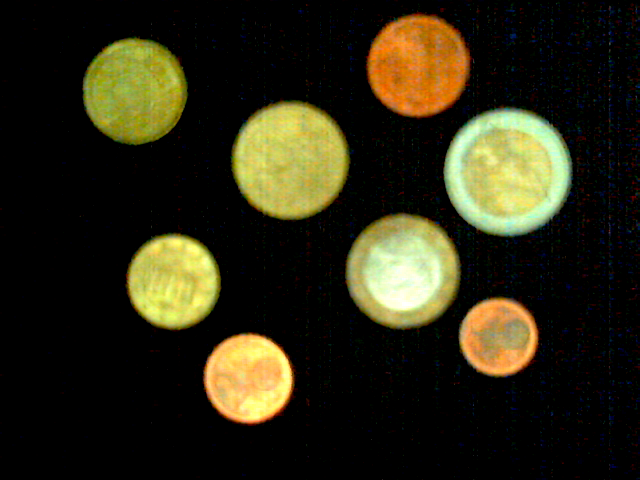
#> input picture inputs/image.png, 640 x 480 px; its folder holds only this picture in this run
$ python muenzaehler.py
#> lines starting #> are read from the running program, lines starting #| are printed output that depends on the picture; after the words box and inside, x2 and y2 are one past the last pixel; in counts of white or black regions, pixels touching at a corner belong together
### imager_reader.py
from skimage import io, color
import numpy as np

def read_image(image_path):
    image = io.imread(image_path)
    return image

### image_preprocessing.py

from skimage import io, color
import numpy as np

matrix = np.array([
        [1, 1, 1, 1, 1],
        [1, 1, 1, 1, 1],
        [1, 1, 1, 1, 1],
        [1, 1, 1, 1, 1],
        [1, 1, 1, 1, 1]
    ])

def preprocess_image(image):
    gray_image = to8BitGrayscale256(image)
    gray_image = matrix_filter(gray_image, matrix)
    return gray_image

def to8BitGrayscale256(img):
    gray_image = color.rgb2gray(img)
    scaled_image = (gray_image * 255).astype(np.uint8)
    return scaled_image

def to1Bit(img, threshold):
    img_array = np.array(img)
    bin_img = np.where(img_array > threshold, 1, 0)
    return bin_img

def matrix_filter(in_image, filter, offset=1, edge='none'):
    if len(filter.shape) != 2:
        print("Filtermatrix muss eine 2D-Matrix sein")
        return False
    if filter.shape[0] != filter.shape[1]:
        print("Filtermatrix muss quadratisch sein")
        return False
    if filter.shape[0] % 2 == 0:
        print("Die Seitenlänge der Filtermatrix muss ungerade sein")
        return False
    if np.sum(filter) == 0:
        print("Filter Summe darf nicht 0 sein.")
        return False

    N, M, = in_image.shape
    s = 1.0/np.sum(filter)

    K = int(len(filter[0])/2)
    L = int(len(filter)/2)

    new_img = np.zeros((int((N-K*2)/offset+1), int((M-K*2)/offset+1)))
    u_start = K
    v_start = L
    v_range_stop = N-L
    u_range_stop = M-K

    if edge == "continue":
        v_start = 0
        u_start = 0
        v_range_stop = N-1
        u_range_stop = M-1

    for v in range(v_start, v_range_stop, offset):
        for u in range(u_start, u_range_stop, offset):
            sum = 0
            for j in range(-L, L+1):
                for i in range(-K, K+1):
                    if edge != 'none' and (v+j < 0 or v+j >= N or u+i < 0 or u+i >= M):
                        tmp_v = v+j
                        tmp_u = u+i
                        if (v+j < 0 or v+j >= N):
                            tmp_v = v
                        if (u+i < 0 or u+i >= M):
                            tmp_u = u
                        p = in_image[tmp_v, tmp_u]
                        if edge == 'min':
                            p = 0
                        if edge == 'max':
                            p = 255
                    else:
                        p = in_image[v+j, u+i]
                    c = filter[j][i]
                    sum = sum + c * p
            q = int(np.round(s*sum))
            #edge
            if edge == 'min':
               q = min
            if edge == 'max':
                q = max
            new_img[int(v/offset)-1,int(u/offset)-1] = q
    return new_img

# [10 lines left out: function binary_to_rgb, not called in this run]

### coin_segmantation.py
from skimage import io
import numpy as np
from PIL import Image
import matplotlib.pyplot as plt
import image_preprocessing as ip
import cv2

def segment_coins(image):
    segmented_coins = sequential_labeling(image)
    return segmented_coins

def sequential_labeling(image):
    H, W = image.shape

    # Pass 1 - Assign Initial Labels
    m = 2
    collisions = set()  # Set to hold label collisions

    for v in range(H):
        for u in range(W):
            if image[v][u] == 1:
                neighbors = get_neighbors(image, v, u)

                if all(n == 0 for n in neighbors):
                    image[v][u] = m
                    m = m + 1
                elif sum(n > 1 for n in neighbors) == 1:
                    neighbor_label = next(n for n in neighbors if n > 1)
                    image[v][u] = neighbor_label
                elif sum(n > 1 for n in neighbors) > 1:
                    neighbor_labels = [n for n in neighbors if n > 1]
                    selected_label = neighbor_labels[0]
                    image[v][u] = selected_label
                    for neighbor_label in neighbor_labels:
                        if neighbor_label != selected_label:
                            collisions.add((neighbor_label, selected_label))
                else:
                    image[v][u] = m
                    m += 1

    # Pass 2 - Resolve Label Collisions
    labels = list(range(2, m))
    sets = [{label} for label in labels]

    for collision in collisions:
        a, b = collision
        set_a = next(s for s in sets if a in s)
        set_b = next(s for s in sets if b in s)

        if set_a != set_b:
            set_a.update(set_b)
            sets.remove(set_b)

    # Pass 3 - Relabel the Image
    for v in range(H):
        for u in range(W):
            label = image[v][u]
            if label > 1:
                label_set = next(s for s in sets if label in s)
                representative = min(label_set)
                image[v][u] = representative

    return image

def get_neighbors(image, v, u):
    H, W = image.shape
    neighbors = []

    for dv in range(-1, 2):
        for du in range(-1, 2):
            if dv == 0 and du == 0:
                continue

            nv = v + dv
            nu = u + du

            if 0 <= nv < H and 0 <= nu < W:
                neighbors.append(image[nv][nu])

    return neighbors

# [37 lines left out: function calculateCircleWidth, not called in this run]

def getRectangleCoordinates(img):
    # x min, x max, y min, y max
    label_rectangles = {}
    H, W = img.shape
    for y in range(H):
        for x in range(W):
            label = img[y,x]
            if label > 0:
                if label not in label_rectangles:
                    label_rectangles[label] = [x, y, x, y]
                else:
                    if x < (label_rectangles[label][0]):
                        label_rectangles[label][0] = x
                    if y < (label_rectangles[label][1]):
                        label_rectangles[label][1] = y
                    if x > (label_rectangles[label][2]):
                        label_rectangles[label][2] = x
                    if y > (label_rectangles[label][3]):
                        label_rectangles[label][3] = y

    res = filter_none_coins(label_rectangles)

    return res

def filter_none_coins(rectangle_dic):
    res = {}
    for key, rectangle in rectangle_dic.items():
        x_min, y_min, x_max, y_max = rectangle
        x_width = x_max - x_min
        y_width = y_max-y_min
        if x_width < 50 or y_width < 50:
            continue
        if (x_width < y_width - 10) or (x_width > y_width + 10):
            continue
        res[key]  = rectangle
    return res

def get_circle_in_rectangles(img, rectangles):
    circles = []
    for lable, rectangle in rectangles.items():
        x_min, y_min, x_max, y_max = rectangle
        pixels =  np.zeros((y_max-y_min+1,x_max-x_min+1,3), dtype=np.uint8)

        radius = min(x_max - x_min, y_max - y_min) // 2

        center_x = (x_min + x_max) // 2
        center_y = (y_min + y_max) // 2

        for i in range(x_min, x_max):
            for j in range(y_min, y_max):
                if (i - center_x)**2 + (j - center_y)**2 <= radius**2:
                    pixels[j-y_min,i-x_min]=img[j, i]

        circles.append(pixels)

    return circles

# [34 lines left out: function detect_circles, not called in this run]

### coin_identifier.py
import coin_segmantation as cs
import numpy as np
import math

coin_widths = {"2€": 129, "1€": 113, "50ct": 118, "20ct": 103, "10ct":95, "5ct": 97, "2ct": 90, "1ct": 80}
coin_colors = {"ct":[171.69511425,94.07738922,18.88473678], "0ct": [147.46649621,128.30391465,13.07608887], "1€": [107.71024465,117.92830445,37.73292559], "2€": [147.0639613,147.41447192,58.01666219]}

def identifyCoins(image, coin_rectangles):
    coins = []

    for key, coin_rec in coin_rectangles.items():
        coin_cutout = cs.get_circle_in_rectangles(image, {key: coin_rec})[0]
        coins.append(identifyCoin(coin_rec, coin_cutout))

    return coins

def identifyCoin(coin_rec, coin_cutout):
    x_min, y_min, x_max, y_max = coin_rec
    width = x_max - x_min

    width_guess,second_width_guess = analyzeWidth(width)
    color_guess = analyzeColor(coin_cutout)

    if width_guess == color_guess:
        return width_guess

    if width_guess in color_guess:
        return width_guess

    if second_width_guess in color_guess:
        return second_width_guess

    return "No Clue ? widthguess = " + str(width_guess) + "," + str(second_width_guess) + "; color_guess = " + str(color_guess)

def analyzeWidth(width):
    return find_closest_width(width)

def find_closest_width(number):
    differences = {}

    for key, value in coin_widths.items():
        diff = abs(number - value)
        differences[key] = diff

    sorted_diff = sorted(differences.items(), key=lambda x: x[1])

    closest_key = sorted_diff[0][0]
    second_closest_key = sorted_diff[1][0]

    return closest_key, second_closest_key

def analyzeColor(coin_cutout):
    # [8 lines of commented-out code are left out]

    red = calculate_average_red(coin_cutout)
    blue = calculate_average_blue(coin_cutout)
    green = calculate_average_green(coin_cutout)

    if abs(red-green) < 30 and blue > 40:
        return ["1€", "2€"]

    if red-green < 35:
        return ["10ct", "20ct", "50ct"]

    return ["1ct", "2ct", "5ct"]

# not used
# [26 lines left out: functions find_closest_color, calculate_color_distance, silverAmount, not called in this run]

# in use
def calculate_average_red(image):
    red_channel = image[:,:,0]  # Extract the red channel
    non_black_pixels = red_channel > 0  # Create a mask for non-black pixels
    red_values = red_channel[non_black_pixels]  # Filter the red values using the mask
    average_red = np.mean(red_values)  # Calculate the average red value
    return average_red

def calculate_average_blue(image):
    red_channel = image[:,:,2]  # Extract the red channel
    non_black_pixels = red_channel > 0  # Create a mask for non-black pixels
    red_values = red_channel[non_black_pixels]  # Filter the red values using the mask
    average_red = np.mean(red_values)  # Calculate the average red value
    return average_red

def calculate_average_green(image):
    red_channel = image[:,:,1]  # Extract the red channel
    non_black_pixels = red_channel > 0  # Create a mask for non-black pixels
    red_values = red_channel[non_black_pixels]  # Filter the red values using the mask
    average_red = np.mean(red_values)  # Calculate the average red value
    return average_red

### muenzaehler.py
import coin_segmantation as cs
import coin_identifier as ci
import image_preprocessing as ip
import imager_reader as ir
import matplotlib.pyplot as plt
import glob
import GUI.gui as gui

def map_coin_to_float(coin):
    if coin == '1ct':
        return 0.01
    elif coin == '2ct':
        return 0.02
    elif coin == '5ct':
        return 0.05
    elif coin == '10ct':
        return 0.10
    elif coin == '20ct':
        return 0.20
    elif coin == '50ct':
        return 0.50
    elif coin == '1€':
        return 1.00
    elif coin == '2€':
        return 2.00
    else:
        return None

def countCoins(coins):
    total = 0.0
    coins_counts = {}
    for coin in coins:
        total += map_coin_to_float(coin)
        if coin in coins_counts:
            coins_counts[coin] = coins_counts[coin] + 1
        else:
            coins_counts[coin] = 1
    return total, coins_counts

def plot_images(images, titles, num_cols=3):
    num_cols = min(3, len(images))
    num_images = len(images)
    num_rows = (num_images + num_cols - 1) // num_cols

    fig, axes = plt.subplots(num_rows, num_cols, figsize=(10, 10))
    fig.tight_layout()

    for i, image in enumerate(images):
        if num_rows > 1:
            ax = axes[i // num_cols, i % num_cols]
        else:
            ax = axes[i % num_cols]
        ax.imshow(image)
        ax.set_title(titles[i])
        ax.axis('off')

    # Remove empty subplots if necessary
    if num_images < num_rows * num_cols:
        for j in range(num_images, num_rows * num_cols):
            if num_rows > 1:
                ax = axes[j // num_cols, j % num_cols]
            else:
                ax = axes[j % num_cols]
            ax.axis('off')
            ax.set_visible(False)

    plt.savefig("GUI/tmp/detected_coins.png")
    plt.close()

def drawRectangles(img, rectanglesCoordinates):
    new_img = img.copy()
    for rectangle in rectanglesCoordinates.values():
        x_min, y_min, x_max, y_max = rectangle
        for y in [y_min, y_max+1]:
            for x in range(x_min, x_max+1):
                new_img[y,x] = [255,0,0]
        for x in [x_min, x_max+1]:
            for y in range(y_min, y_max+1):
                new_img[y,x] = [255,0,0]
    return new_img

def muenzenZaehlen(imgpath):
    original = ir.read_image(imgpath)
    binary_image = ip.to1Bit(ip.preprocess_image(original), 50)
    labeled_image = cs.segment_coins(binary_image)
    rectangles = cs.getRectangleCoordinates(labeled_image)
    image_rects = drawRectangles(original, rectangles)

    # Figure 1
    plt.figure()
    plt.imshow(original)
    plt.axis('off')
    plt.savefig("GUI/tmp/original.png")

    # Figure 2
    plt.figure()
    plt.imshow(labeled_image, cmap='jet')
    plt.axis('off')
    plt.savefig("GUI/tmp/labeled.png")

    # Figure 3
    plt.figure()
    plt.imshow(image_rects, cmap="jet")
    plt.axis('off')
    plt.savefig("GUI/tmp/rect.png")

    coins_found = ci.identifyCoins(original, rectangles)
    plot_images(cs.get_circle_in_rectangles(original, rectangles), coins_found)
    total, coin_counts = countCoins(coins_found)

    plt.close('all')
    gui.create_gui_window(coin_counts, total)

def main():
    png_files = []

    for file_path in glob.glob('inputs/*.png'):
        png_files.append(file_path)

    for file in png_files:
        muenzenZaehlen(file)
#> in read_image, image is the input picture: shape (480, 640, 3); mean R, G, B 45, 41.6, 21
#> in to1Bit, `bin_img = np.where(img_array > threshold, 1, 0)`:
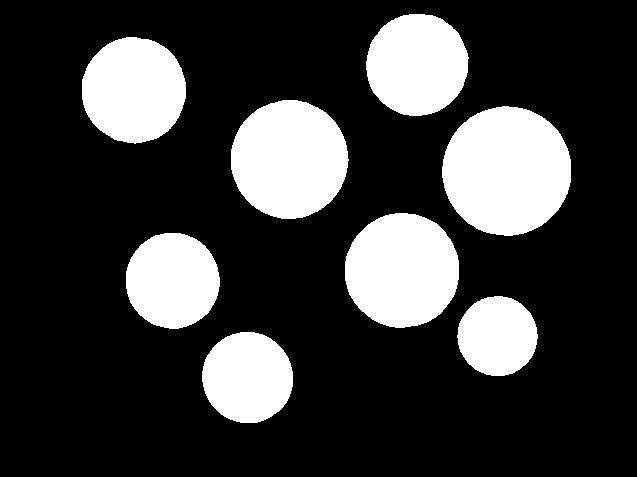
#> bin_img: shape (477, 637) int64; values 0 (black) and 1 (white), 23% white; 8 white regions, largest, box (x1, y1, x2, y2) and area: (442, 106, 571, 236) 13116, (231, 100, 349, 219) 10950, (345, 213, 459, 328) 10343
#> after the loop in sequential_labeling, `for v in range(H):`:
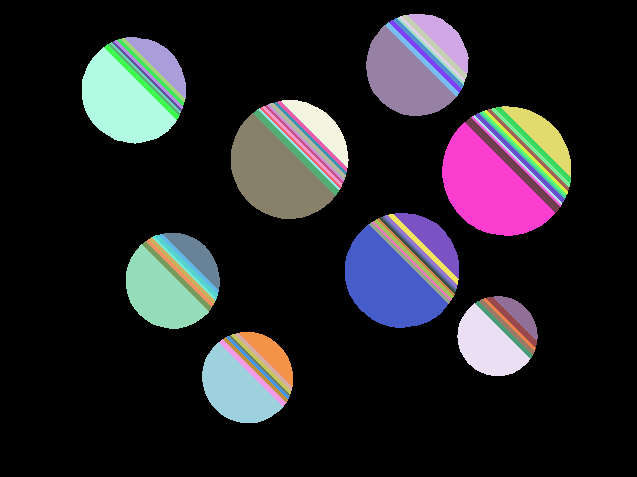
#> image: shape (477, 637) int64; 73 distinct labels, from 0 to 73; one colour per label, 0 black
#> the loop in sequential_labeling, `for collision in collisions:` made 128 passes
#> collision on passes 1 to 8: (41, 40), (72, 73), (18, 17), (67, 68), (44, 45), (14, 13), (31, 29), (8, 9)
#> after the loop in sequential_labeling, `for v in range(H):`:
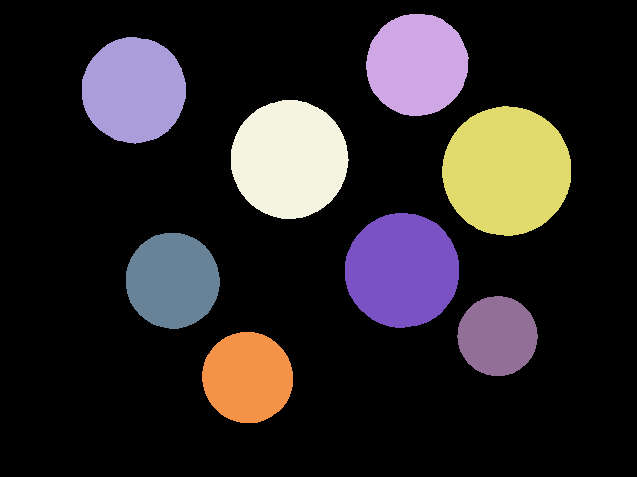
#> image: shape (477, 637) int64; 9 distinct labels, from 0 to 66; one colour per label, 0 black
#> the loop in filter_none_coins, `for key, rectangle in rectangle_dic.items():` made 8 passes
#> (key, rectangle) on passes 1 to 8: (2, [366, 14, 468, 115]), (10, [82, 37, 185, 143]), (19, [231, 100, 348, 218]), (26, [442, 106, 570, 235]), (42, [345, 213, 458, 327]), (52, [126, 233, 219, 328]), (60, [457, 296, 537, 375]), (66, [202, 332, 292, 422])
#> the loop in drawRectangles, `for rectangle in rectanglesCoordinates.values():` made 8 passes
#> rectangle on passes 1 to 8: [366, 14, 468, 115], [82, 37, 185, 143], [231, 100, 348, 218], [442, 106, 570, 235], [345, 213, 458, 327], [126, 233, 219, 328], [457, 296, 537, 375], [202, 332, 292, 422]
#> after the loop in drawRectangles, `for rectangle in rectanglesCoordinates.values():`:
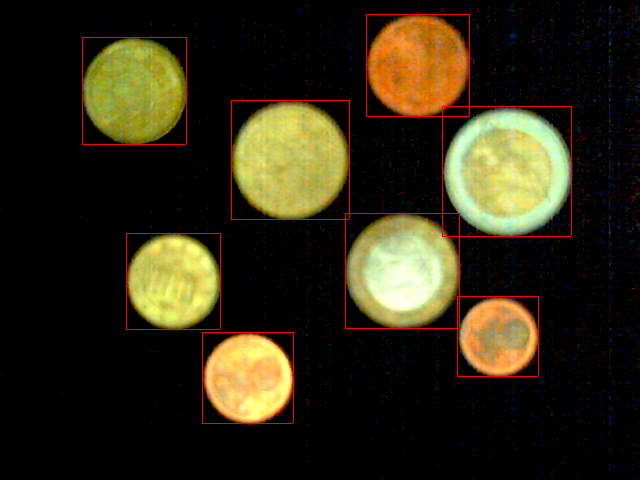
#> new_img: shape (480, 640, 3); 1.08% of pixels changed, all inside (x1, y1, x2, y2) = (82, 14, 572, 424)
#> the loop in identifyCoins, `for key, coin_rec in coin_rectangles.items():` made 8 passes
#> pass 1, in calculate_average_blue, `red_channel = image[:,:,2]`:
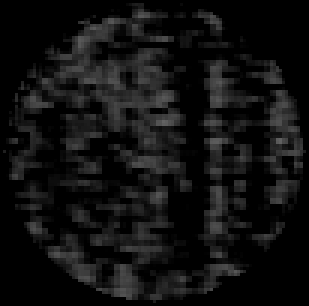
#> red_channel: shape (102, 103) (shown 3 times larger); min 0, max 98, mean 16.6
#> the loop in get_circle_in_rectangles (call 9), `for lable, rectangle in rectangles.items():` made 8 passes
#> after the loop in get_circle_in_rectangles (call 9), `for lable, rectangle in rectangles.items():`:
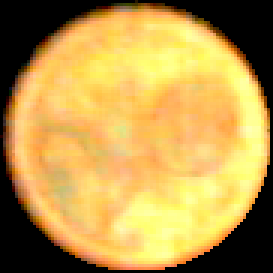
#> pixels: shape (91, 91, 3) (shown 3 times larger); mean R, G, B 186.5, 153, 77.7
#> the loop in plot_images, `for i, image in enumerate(images):` made 8 passes
#> in plot_images, `plt.savefig("GUI/tmp/detected_coins.png")`:
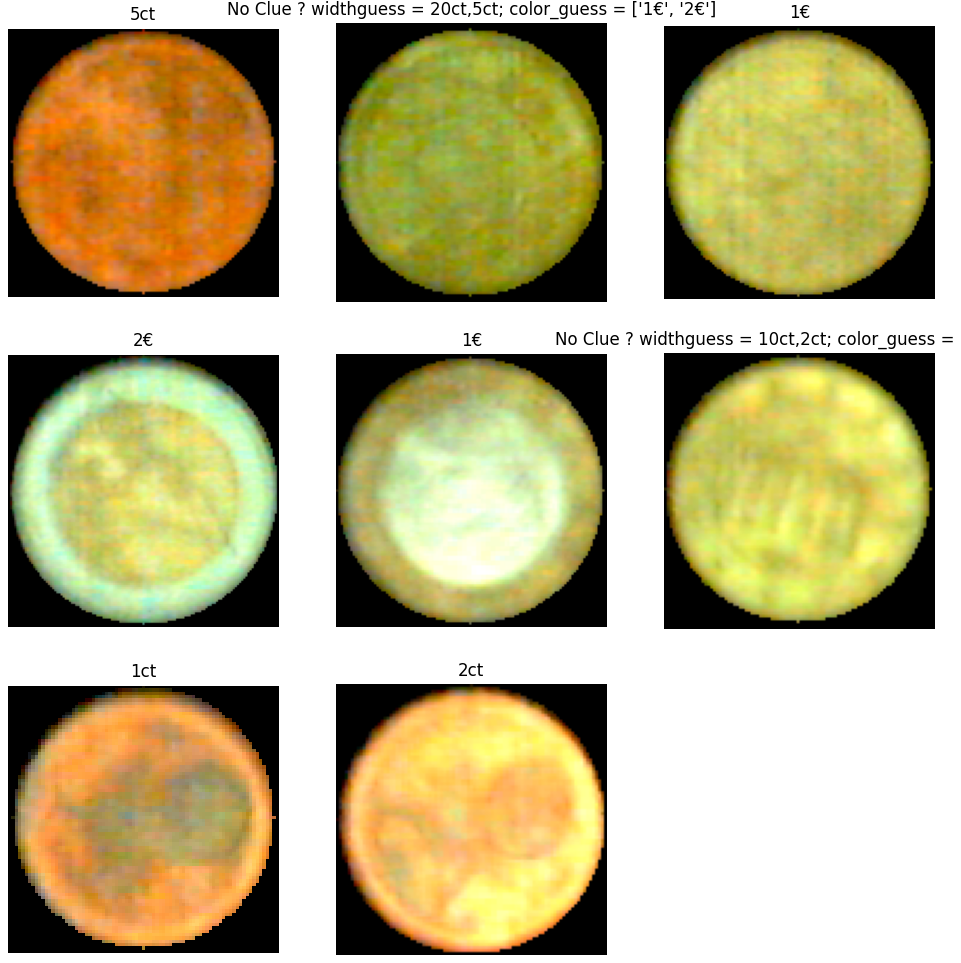
#> figure drawn by matplotlib, 8 panels
#> the loop in countCoins, `for coin in coins:` made 2 passes
#> coin on pass 1: '5ct'

#> (the run stopped early here; a loop or call above may not have finished)
